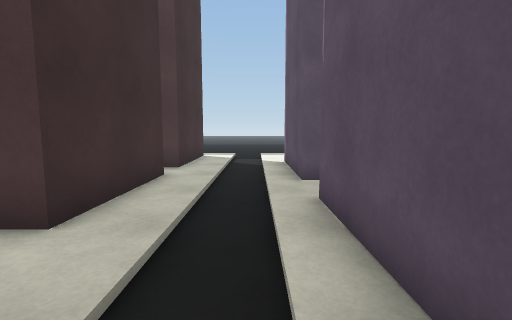
view 1 (above)

20 first-person views from a walk through a 3-D level made in the Unity game engine. The camera is 1.3 m above the floor, tilts 6° down and sees 85° across. The floor is counted in squares, 1 m on a side. Each view is taken from the middle of a square. On the plan, view 1 faces up. The plan holds only what a view shows up to about 13 squares ahead; the rest is blank. The place goes on beyond the plan. The player is left out. Door leaves are left out, so doorways stand open. Surface patterns are stand-ins for the level's own textures.

view 2
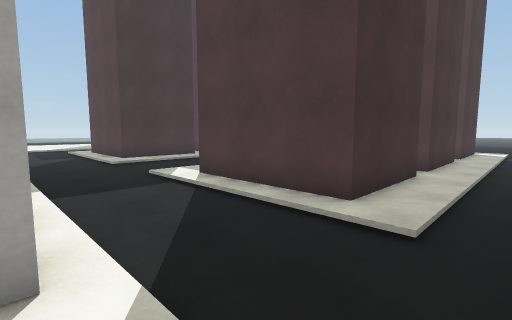

view 3
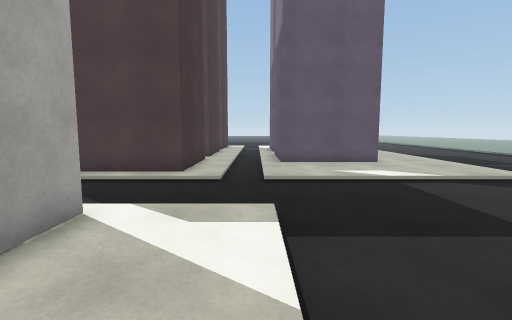

view 4
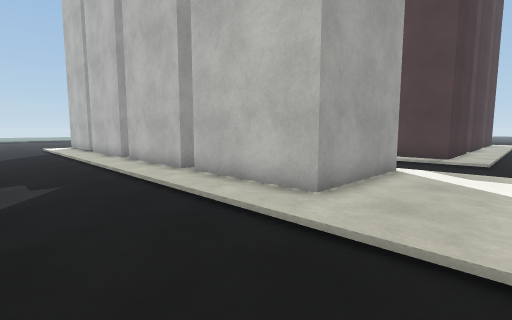

view 5
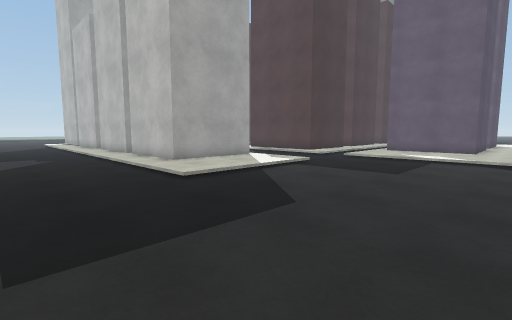

view 6
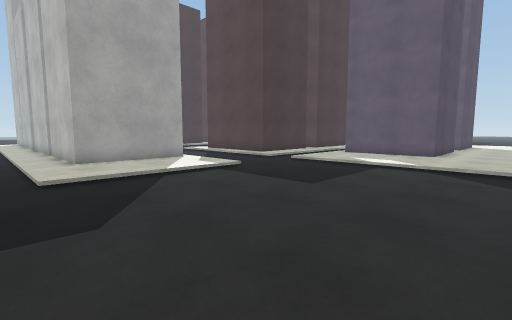

view 7
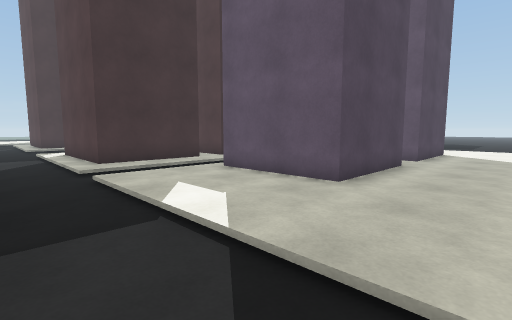

view 8
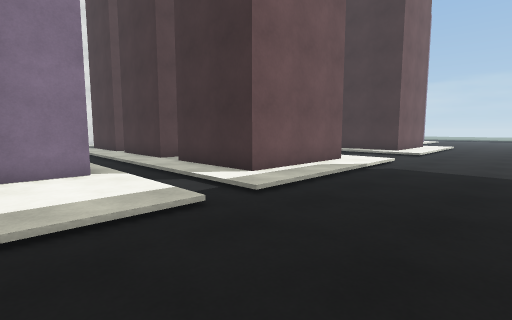

view 9
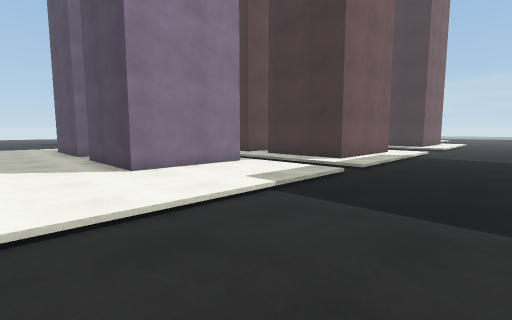

view 10
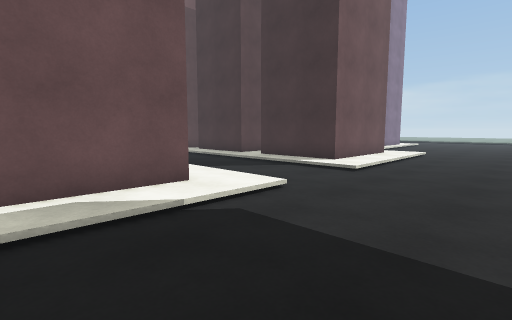

view 11
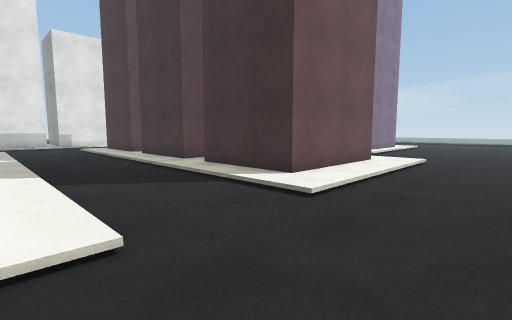

view 12
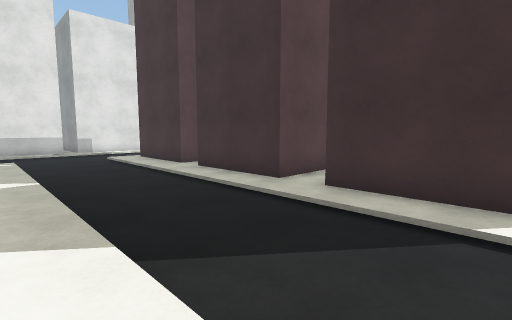

view 13
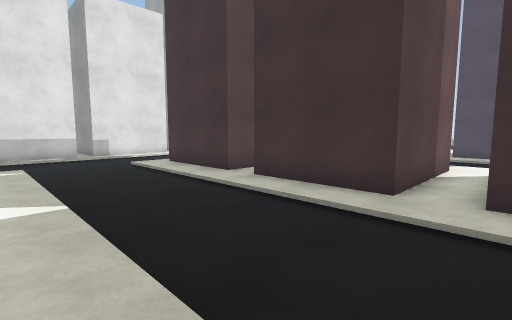

view 14
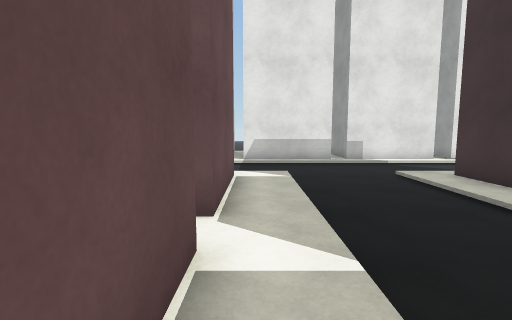

view 15
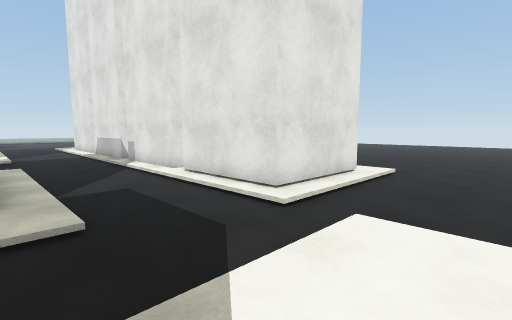

view 16
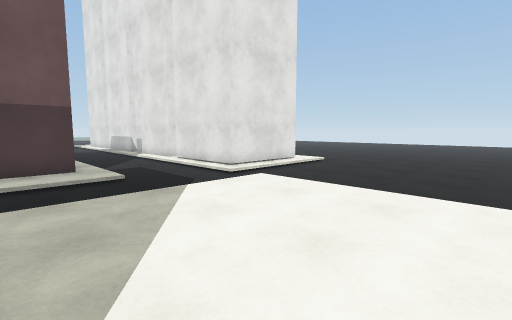

view 17
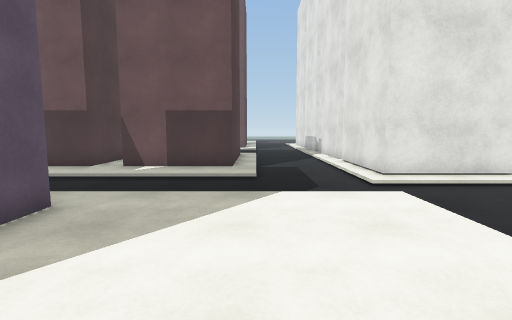

view 18
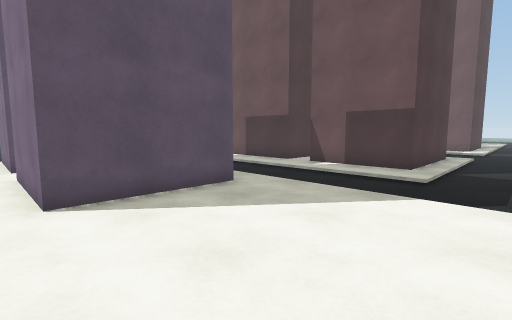

view 19
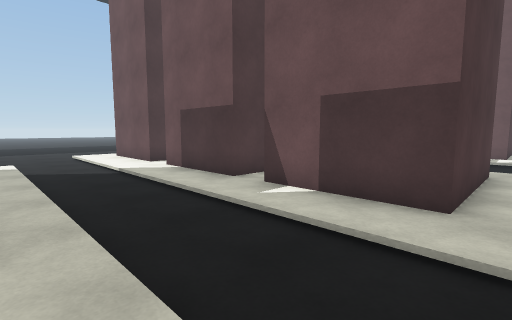

view 20
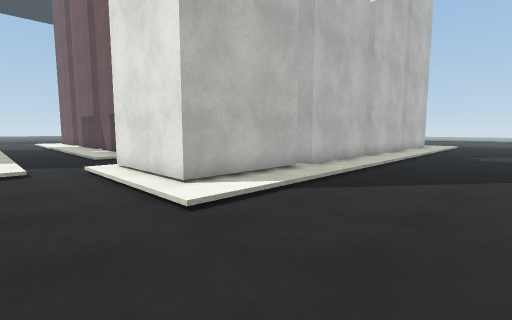

### Floor plan
Key: @ floor where view 1 was taken; # wall or solid block; . main floor; : floor 0.25 m higher than the main floor; / step, stairs or slope.
Columns run from 29 left of view 1 to 8 right of it. Each row starts with its distance up from view 1.
 18               ...................... .
 17         .............................
 16      .................................
 15      .................................
 14       ...////////...//////////////////
 13       ...::::::::.../::::::://:::::::/
 12       ...:######:.../:######//:::::::/
 11       /..:#    #:.../:     #//:::::::/
 10  #    /..:#    #:.../:     #//#####::/
  9  #    /..:##   #:.../:    ##//#   #::/
  8  #   #/..::::::::.../:    :://#   #::/
  7  #   #/..:######:.../:    ##//#   #::/
  6 :#   :/..:#    #:.../:     #//#  ##::/
  5 ::   :/..:#    #:.../:#    #//:   :::/
  4 :#    /..:#    #:.../:#    #//#   #::/
  3 :#    /..:######:.../:#   ##//#   #::/
  2 :#    /..::#  ##:.../:#   #://#   #::/
  1 :#####/..:##   #:.../:#   ##//#####::/
  0 ::::::/..:#    #:.../:#    #/@:::::::/
 -1 ::::::/..:#    #:.../:#    #//:::::::/
 -2 ::::::/..:######:.../:######//:::::::/
 -3 ::::::/..////////...//////////////////
 -4 ::::::/...............................
 -5 ::::::/...............................
 -6 ///////.//////////////////////........
 -7 ........###############   #:::........
 -8 ........#                 #:::........
 -9 ........#                 #:::........
-10 ........#    #  ###  ###  #:::........
-11 ........#########:####:####:::........
-12  .......//////////////////////.......
-13  .....................................
-14  ....................................
-15  ... ...............................
-16  ..  ............        .......... .

Positions as (right, up) in squares from view 1, and headings:
1: (0, 0), facing up
2: (0, -7), facing up-left
3: (0, -11), facing up
4: (0, -15), facing up-left
5: (7, -16), facing up-left
6: (8, -13), facing up-left
7: (8, -5), facing up-left
8: (3, 18), facing down-left
9: (8, 18), facing down-left
10: (-4, 18), facing down-left
11: (-8, 17), facing down-left
12: (-8, 12), facing down-left
13: (-8, 9), facing down-left
14: (-8, 6), facing down
15: (-25, -2), facing down-right
16: (-29, 0), facing down-right
17: (-29, -3), facing right
18: (-29, -5), facing up-right
19: (-24, -3), facing up-right
20: (-24, -16), facing up-right
